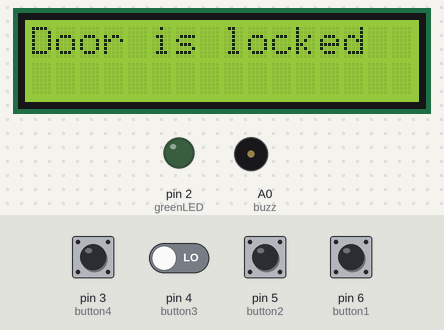
Recording of a sketch running on a simulated Arduino Uno, built with avr-gcc and run on an emulated ATmega328P. Shown: 16×2 character LCD, output pins drawn as LEDs (lit = HIGH), buzzer (waves = sounding, pin HIGH). The inputs (shaded band) are chosen by the test bench; at power-on: pin 3 (button4), pin 4 (button3), pin 5 (button2), pin 6 (button1) LOW. Pins used as bus, display or sensor lines are not drawn; what the sketch prints to the serial monitor is not drawn.

Above: at 1.2 s.
1.3 s: pin 3 (button4) pulled HIGH for 0.15 s
2.9 s: pin 3 (button4) driven HIGH and pin 4 (button3) driven HIGH
At 5.1 s:
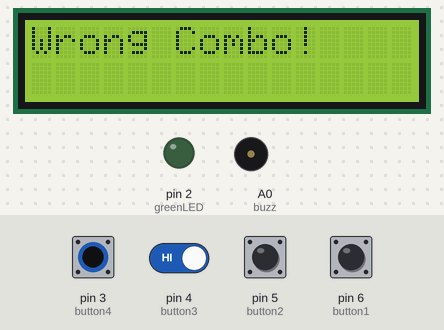
Timing chart, 0 to 6.6 s (numbered marks = the images above; inputs shaded):
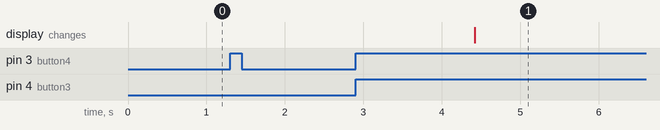

The sketch:

arduino_door_lockpad.ino
```cpp
// include libraries
#include <LiquidCrystal.h>

// set up lcd variables
const int rs = 12, en = 11, d4 = 10, d5 = 9, d6 = 8, d7 = 7;
LiquidCrystal lcd(rs,en,d4,d5,d6,d7);

//set up analog varialbes **assign pins later**
const int buzz = A0;
const int flipSwitch = A1;

// set up buttons, leds, and switch
const int button1 = 6;
const int button2 = 5;
const int button3 = 4;
const int button4 = 3;
const int greenLED = 2;
const int redLED = 1;

// button sequence to open
int openSequence[] = {1, 2, 3, 4};
// sequence that will test if it is = to the openSequence
int trySequence[4];
// variable to know what part of the sequence we are on
int tryInput = 0;

// state tracker for if we are trying to open the door or not
int tryState = 0; //if try state == 0, we are trying to open the door, if try state != 0, we have opened the door

// assign button pushes states
int button1Push;
int button2Push;
int button3Push;
int button4Push;

void setup() {
  // put your setup code here, to run once:
  Serial.begin(9600);
  lcd.begin(16,2);
  lcd.write("Door is locked");
  pinMode(buzz, OUTPUT);
  pinMode(flipSwitch, INPUT);
  pinMode(button1, INPUT);
  pinMode(button2, INPUT);
  pinMode(button3, INPUT);
  pinMode(button4, INPUT);
  pinMode(greenLED, OUTPUT);
  pinMode(redLED, OUTPUT);
  // we want the redLED to stay on at the beginning
  digitalWrite(redLED, HIGH);
}

void loop() {
  // first check which state we are in, if we are in the try state, get the inputs, otherwise if we are open already, lock the door after 5 seconds
  if (tryState == 0) {
    // we want to first get try and get the correct button sequence. Everytime a player pushes a button, send that assigned value to the trySequence
    // assign button push variables the digitalread of their respective buttons
    button1Push = digitalRead(button1);
    button2Push = digitalRead(button2);
    button3Push = digitalRead(button3);
    button4Push = digitalRead(button4);
    // if a button is pressed, add to the trySequence, check tryInput location as well
    if(button1Push == HIGH) {
      if (tryInput != 4) {
        trySequence[tryInput] = 1;
        tryInput+=1;
        Serial.println("button1 pressed");
        delay(500);
      } else {
        checkTrySequence();
      }
    }
    if(button2Push == HIGH) {
      if (tryInput != 4) {
        trySequence[tryInput] = 2;
        tryInput+=1;
        Serial.println("button2 pressed");
        delay(500);
      } else {
        checkTrySequence();
      }
    }
    if(button3Push == HIGH) {
      if (tryInput != 4) {
        trySequence[tryInput] = 3;
        tryInput+=1;
        Serial.println("button3 pressed");
        delay(500);
      } else {
        checkTrySequence();
      }
    }
    if(button4Push == HIGH) {
      if (tryInput != 4) {
        trySequence[tryInput] = 4;
        tryInput+=1;
        Serial.println("button4 pressed");
        delay(500);
      } else {
        checkTrySequence();
      }
    }
    // check if we did all pressed the pin and automatically check if we are correct
  } else {
    delay(5000);
    digitalWrite(redLED, HIGH);
    digitalWrite(greenLED, LOW);
    tryState = 0;
    tryInput = 0;
  }
}

// method helpers are below here

/*
 * If the tryInput variable is at 3, run this function
 */
void checkTrySequence() {
  // compare the two sequences, if the sequence is correct, check the switch orientation
  // otherwise reset tryInput to 0 and send a serial alert
  if (compareSequence(trySequence, openSequence, 4, 4)){
    checkSwitchOrientation();
  } else {
    lcd.clear();
    lcd.setCursor(0,0);
    lcd.print("Wrong Combo!");
    Serial.println("------ WARNING ---------");
    Serial.println("|Failed entrace attempt|");
    Serial.println("------------------------");
    tryInput = 0;
  }
}

/*
 * Function to compare our trySequence and openSequence
 */
 boolean compareSequence(int * tryS, int * openS, int tryS_len, int openS_len) {
  int i;
  if (tryS_len != openS_len) {
    return false;
  }
  for(i = 0; i < openS_len; i++) {
    if(tryS[i] != openS[i]) {
      return false;
    }
  }
  return true;
 }

 /*
  * Function check the switches orientation
  */
void checkSwitchOrientation() {
  // check if the flipSwitch is in the right orientation, if so, open the door
  // otherwise send a alert and reset tryInput to 0;
  int orientation = digitalRead(flipSwitch);
  if (orientation == HIGH) {
    openDoor();
  } else {
    lcd.clear();
    lcd.setCursor(0,0);
    lcd.print("Wrong Combo!");
    Serial.println("------ WARNING ---------");
    Serial.println("|Failed entrace attempt|");
    Serial.println("------------------------");
    tryInput = 0;
  }
}

/*
 * Function to open door
 */
void openDoor() {
  tryState = 1;
  digitalWrite(redLED, LOW);
  digitalWrite(greenLED, HIGH);
  lcd.clear();
  lcd.print("Access Granted!");
  Serial.println("------ ALERT ------");
  Serial.println("|  Success entry  |");
  Serial.println("-------------------");
  tone(buzz, 1000);
  delay(1500);
  noTone(buzz);
}
```

Measured:
- after the input at 1.3 s, every drawn part: stays the same
- after the input at 2.9 s, the display: changes after 1.5 s (image 1)
